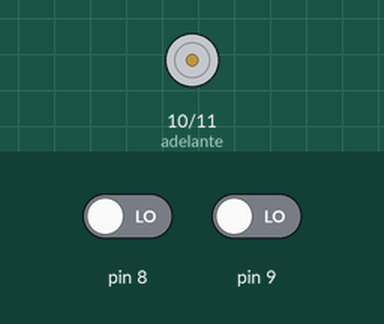
Recording of a sketch running on a simulated Arduino Uno, built with avr-gcc and run on an emulated ATmega328P. Parts: motor-driver pin pairs drawn as motors (green arrow = first pin HIGH = forward, orange = second pin HIGH = backward, longer = more drive). The test bench sets the inputs (shaded band); at power-on: pin 8 LOW, pin 9 LOW.

Above: at 1.2 s.
1.3 s: pin 8 driven HIGH
At 2.2 s:
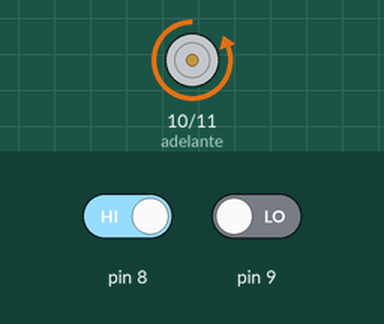
2.8 s: pin 8 driven LOW
At 3.4 s:
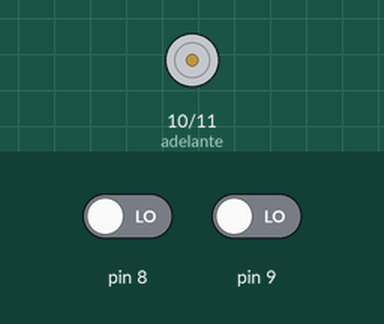
4.3 s: pin 9 driven HIGH
At 5.5 s:
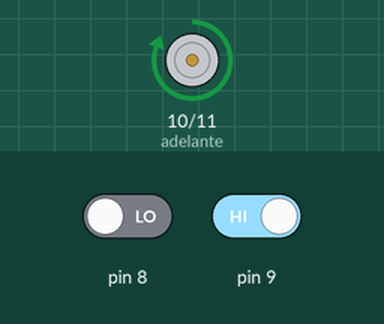
5.8 s: pin 9 driven LOW
At 6.8 s:
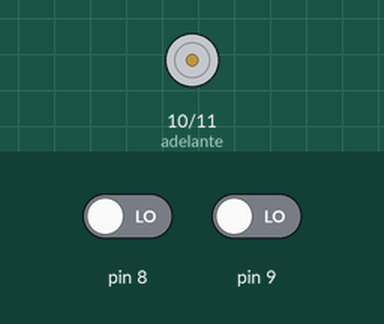
Timing chart, 0 to 8.3 s (numbered marks = the images above; inputs shaded):
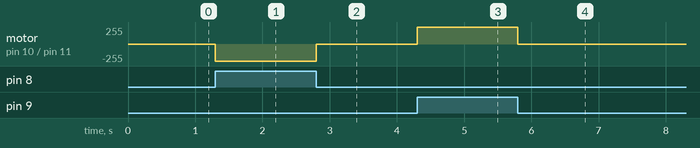

The sketch:

Control_motore_CD_shield.ino
```cpp
int adelante = 10;
int atras = 11;

void setup() {
  pinMode(adelante, OUTPUT);
  pinMode(atras, OUTPUT);
  pinMode(8, INPUT);
  pinMode(9, INPUT);
}

void loop() {
  digitalWrite(adelante, LOW);
  digitalWrite(atras, LOW);


  while (digitalRead(8) == HIGH) {
    digitalWrite(atras, HIGH);
    digitalWrite(adelante, LOW);
  }

  while (digitalRead(9) == HIGH) {
    digitalWrite(adelante, HIGH);
    digitalWrite(atras, LOW);
  }
}
```

Measured:
- after the input at 1.3 s, motor on pin 10 (adelante) / pin 11 (atras): stopped → backward 255/255 at once
- after the input at 2.8 s, motor on pin 10 (adelante) / pin 11 (atras): backward 255/255 → stopped at once
- after the input at 4.3 s, motor on pin 10 (adelante) / pin 11 (atras): stopped → forward 255/255 at once
- after the input at 5.8 s, motor on pin 10 (adelante) / pin 11 (atras): forward 255/255 → stopped at once
